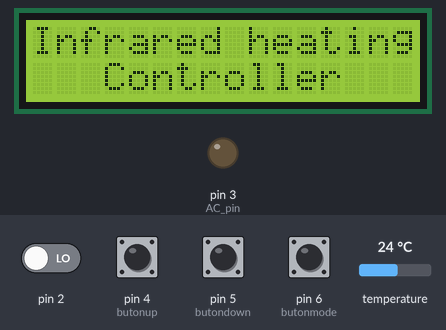
Bench run of a sketch on a simulated Arduino Uno, built with avr-gcc and run on an emulated ATmega328P. Parts: 16×2 character LCD, output pins drawn as LEDs (lit = HIGH). The test bench sets the inputs (shaded band); at power-on: pin 4 (butonup), pin 5 (butondown), pin 6 (butonmode) HIGH, pin 2 LOW, temperature 24 °C.

Above: at 1.2 s.
4.4 s: temperature set to 1 °C
At 7.5 s:
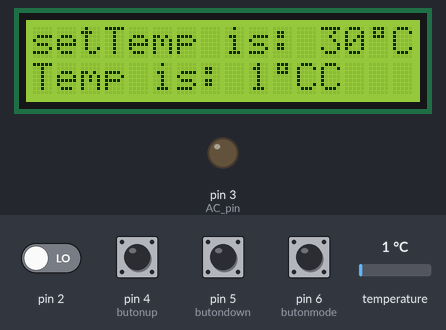
7.8 s: pin 6 (butonmode) pulled LOW for 0.9 s
At 9.4 s:
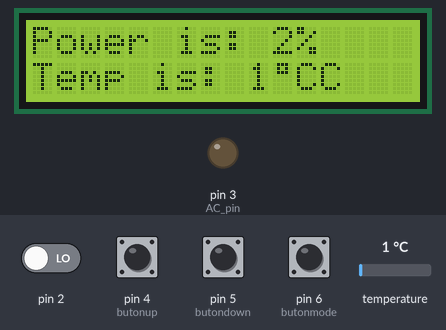
11.7 s: pin 2 driven HIGH
At 12.9 s:
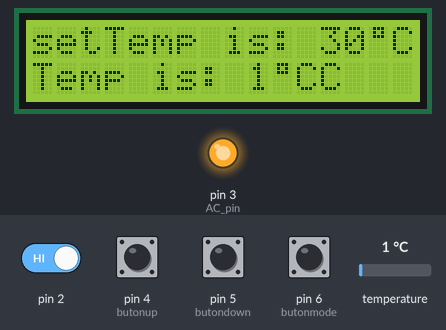
13.2 s: temperature set to 12 °C
At 16.2 s:
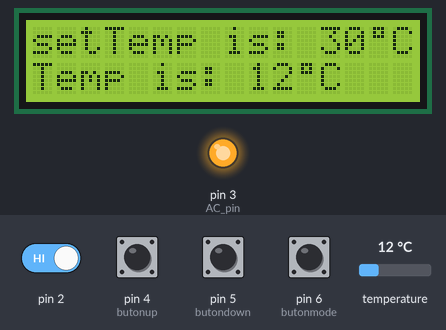
16.5 s: pin 6 (butonmode) pulled LOW for 0.9 s
At 18.1 s:
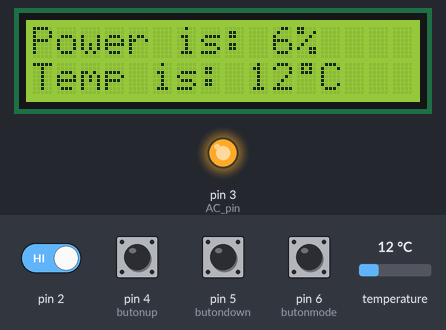
20.5 s: pin 4 (butonup) pulled LOW for 0.9 s
At 21.6 s:
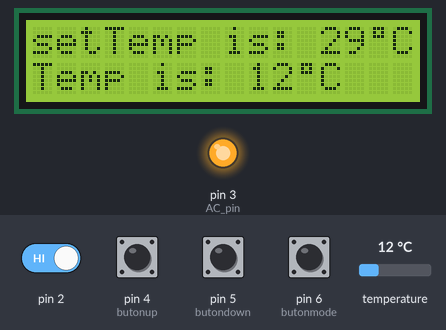
Timing chart, 0 to 23.5 s (numbered marks = the images above; inputs shaded):
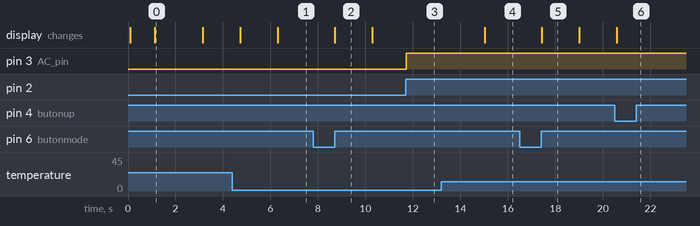

Measured:
- after the input at 4.4 s, the display: first differs from a run without the input after 1.9 s (image 1)
- after the input at 7.8 s, the display: changes after 0.90 s (image 2)
- after the input at 11.7 s, pin 3 (AC_pin): LOW → HIGH at once
- after the input at 13.2 s, the display: changes after 1.8 s (image 4)
- after the input at 16.5 s, the display: changes after 0.93 s (image 5)
- after the input at 20.5 s, the display: changes after 0.09 s (image 6)
- what the display in image 0 shows lasts 2.0 s, from 1.1 s to 3.1 s

The sketch:

AC_temperature_ds18b20_2.ino
```cpp
/* Author Tran Hai Dang
*/
#include <LiquidCrystal_I2C.h>
#include <Wire.h>
#include <OneWire.h>
#include <DallasTemperature.h>
#include <Timer.h>
#include <TimerOne.h>           // Avaiable from http://www.arduino.cc/playground/Code/Timer1
#define ONE_WIRE_BUS 9 // Data wire is plugged into pin 13 on the Arduino
LiquidCrystal_I2C lcd(0x27,16,2);
OneWire oneWire(ONE_WIRE_BUS);// Setup a oneWire instance to communicate with any OneWire devices
DallasTemperature sensors(&oneWire);// Pass our oneWire reference to Dallas Temperature.
#define butonup  4                 // first button at pin 4
#define butondown  5                // second button at pin 5
#define butonmode  6                  //third buton ar pin 6                                                                                                                                                                                                                                                                                                                                                       // third button at pin 6
int AC_pin = 3;                    // Output to Opto Triac
int p_m, m;                       //prrvious millis and millis (mills is the total time of program from beginning)
volatile boolean zero_cross=0;  // Boolean to store a "switch" to tell us if we have crossed zero
volatile int i=0;               // Variable to use as a counter
int dim = 128;  //128                // Dimming level (0-128)  0 = ON, 128 = OFF
int pas = 6;                    // step for count in controlPower
int inc= 1;                     //increase/decrease step in controlTemp
int freqStep = 75;              // This is the delay-per-brightness step in microseconds for 50Hz
int setTemp=30; // initial setTemp
int dim2 = 0;
void detectZero_cross();
byte degree[8] = {
  0B01110,
  0B01010,
  0B01110,
  0B00000,
  0B00000,
  0B00000,
  0B00000,
  0B00000
};// create a temperature character

void setup() {
  Serial.begin(9600);
  pinMode(butonup, INPUT);                          // set buton pin as input
  pinMode(butondown, INPUT);                        // set buton pin as input
  pinMode(butonmode,INPUT_PULLUP) ;                 //set button pin as input
  pinMode(AC_pin, OUTPUT);                          // Set the Triac pin as output
  attachInterrupt(0, detectZero_cross, RISING);    // Attach an Interupt to Pin 2 (interupt 0) for Zero Cross Detection
  Timer1.initialize(freqStep);                      // Initialize TimerOne library for the freq we need
  Timer1.attachInterrupt(checkDim, freqStep);      // Use the TimerOne Library to attach an interrupt

 lcd.init();   // Intro LCD
 lcd.backlight();
 lcd.clear();               // clear the screen
 lcd.setCursor(2, 0);               // put cursor at colon 0 and row 0
 lcd.print("Capstone design ");     // print a text
 lcd.setCursor(5, 1);               // put cursor at colon 0 and row 1
 lcd.print("Project");             // print a text
 delay (1000);
 lcd.clear();                     // clear the screen
 lcd.setCursor(0, 0);             // put cursor at colon 1 and row 0
 lcd.print("Infrared heating");      // print a text
 lcd.setCursor(3, 1);             // put cursor at colon 0 and row 1
 lcd.print("Controller");         // print a text
 delay (2000);
 lcd.createChar(1, degree);
 lcd.clear();                     // clear the screen
 sensors.begin();
}
void loop() {
digitalWrite(butonup, HIGH);
digitalWrite(butondown, HIGH);
int mode = digitalRead(butonmode);
int t=readTemp();
if (mode == HIGH)
{
  controlTemp();
  if (digitalRead(butonup) == LOW){setTemp -= 1;}
  if (digitalRead(butondown) == LOW){setTemp += 1;}
  lcd.setCursor(0, 0);
  lcd.print("setTemp is: ");
  lcd.print(setTemp);
  lcd.write(1);
  lcd.print("C");
  lcd.setCursor(0, 1);
  lcd.print("Temp is: ");
  lcd.print(t);
  lcd.write(1);
  lcd.print("C");
if (digitalRead(butonup)==LOW)
{while ((digitalRead(butonup))==LOW);
  // waiting little bit...
}
if (digitalRead(butondown)==LOW){
while (digitalRead(butondown)==LOW);
  // waiting little bit...
	}
}
else if (mode == LOW){
  controlPower();
  //converse dim to Power
  dim2 = 255 - 2 * dim;
  if (dim2 < 0) {dim2 = 0;}
   lcd.setCursor(0, 0);
  lcd.print("Power is:  %    ");
  lcd.setCursor(0, 0); 		// put cursor at colon 0 and row 0
  lcd.print("Power is: "); // print a text
  lcd.print(100 - 100 * (255 - dim2) / 255);
  lcd.print("%"); 			// print
  lcd.setCursor(0, 1); 		// put cursor at colon 0 and row 1
  lcd.print("Temp is: "); 	// print a text
  lcd.print(t) ;
  lcd.write(1);
  lcd.print("C");
  if (digitalRead(butonup)==LOW)
{while ((digitalRead(butonup))==LOW);
  // waiting little bit...
}
if (digitalRead(butondown)==LOW){
while (digitalRead(butondown)==LOW);
  // waiting little bit...
	}
}
}
void detectZero_cross() {
  zero_cross = true;               // set the boolean to true to tell our dimming function that a zero cross has occured
  i=0;
  digitalWrite(AC_pin, LOW);
}
// Turn on the TRIAC at the appropriate time
void checkDim() {
  if(zero_cross == true) {
    if(i>=dim) {
      digitalWrite(AC_pin, HIGH);     // turn on light
        i=0;                         // reset time step counter
      zero_cross=false;              // reset zero cross detection
    }
    else {
      i++;                          // increment time step counter
    }
  }
}

//Read instant temperature function
int readTemp()
{
  sensors.requestTemperatures();
  int a = round(sensors.getTempCByIndex(0));
  return a;
}
void controlTemp() {
  int t = readTemp();
  int delta_temp = setTemp - t;
  if (delta_temp >= 2)
  {
    if (dim > 5)
    {
      p_m = millis();
      while (1 > 0) {
      m = millis();
      if (m - p_m > 00) { dim = dim - inc; break; }
      }
      if (dim < 0) { dim = 0;}
     }
    }
  else if (delta_temp <= -2)
  {
    if (dim < 127)
    {
      p_m = millis();
      while (1 > 0) {
      m = millis();
      if (m - p_m > 100) { dim = dim + inc; break; }
		  }
      if (dim > 127){ dim = 128;}
	   }
     }
}
int controlPower(){
        if (digitalRead(butonup) == LOW)
		{
			if (dim < 127){dim = dim + pas;}
			if (dim > 127){ dim = 128;}
		}
	if (digitalRead(butondown) == LOW)
		{
			if (dim > 0){dim = dim - pas;}
			if (dim < 0){dim = 0;}
		}
		    return dim;
                      }
```
